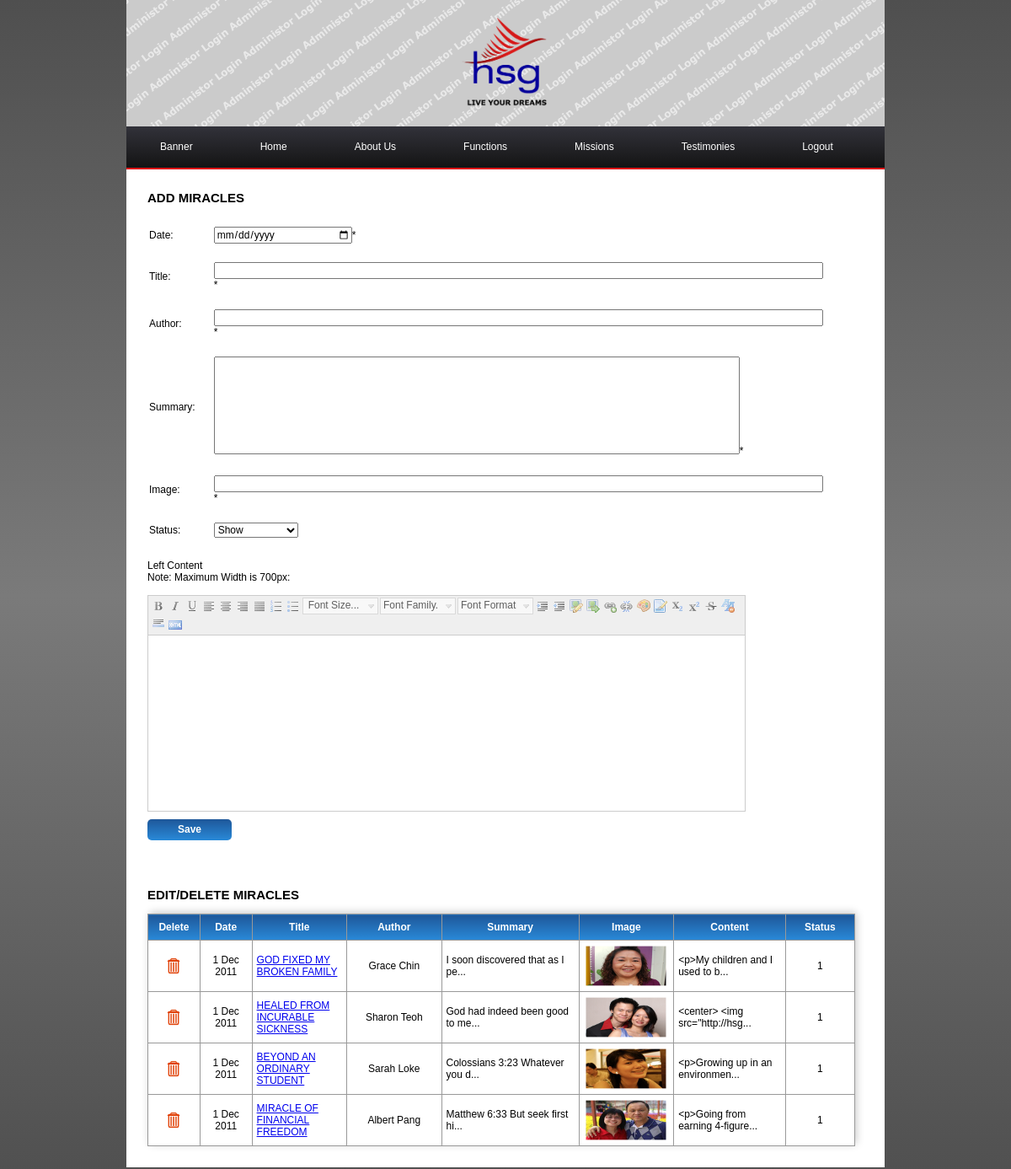
Screenshot of /administrator/miracles.php (signed in) with the database file from the repository.
### tables this page shows
CREATE TABLE IF NOT EXISTS `miracles` (
  `id` int(11) NOT NULL AUTO_INCREMENT,
  `title` varchar(500) NOT NULL,
  `author` varchar(500) NOT NULL,
  `date` date NOT NULL,
  `imageurl` varchar(500) NOT NULL,
  `summary` varchar(500) NOT NULL,
  `content` varchar(10000) NOT NULL,
  `status` int(11) NOT NULL,
  PRIMARY KEY (`id`)
);

### administrator/library/miraclesclass.php (the view, shortened to what this page needs)
<?php
if(!isset($_SESSION['username'])){
	header ('Location:index.php');
}else{
class miraclesclass{
public function miraclesform($changetype, $changeid){
$title= "";
$author = "";
$date = "";
$image = "";
$summary = "";
$content = "";
$status = "";
echo'
<texttitle>'.strtoupper($changetype).' MIRACLES</texttitle>
<div id="errormsg" style="color:#FF0000">
</div>
<br/>
<form action="library/miraclesadd.php" method="post">
<table border="0px" style="width:800px;margin-left:-10px" cellpadding="10px">
<tr>
<td width="58px">Date:</td>
<td width="200px"><input type="date" name="date" id="date" value="'.$date.'" style="width:159px;"  />*</td>
</tr>
<tr>
<td width="100px">Title:</td>
<td width="700px"><input type="text" size="100" maxlength="100" name="title" value="'.$title.'"  id="title" onkeypress="return event.keyCode != 13;"/>*</td>
</tr>
<tr>
<td width="100px">Author:</td>
<td width="700px"><input type="text" size="100" maxlength="100" name="author" value="'.$author.'"  id="author" onkeypress="return event.keyCode != 13;"/>*</td>
</tr>
<tr>
<td width="100px">Summary:</td>
<td width="700px"><textarea name="summary" id="summary" style="width:618px;height:110px;resize:none;font-family:Verdana;"/>'.$summary.'</textarea>*</td>
</tr>
<tr>
<td width="100px">Image:</td>
<td width="700px"><input type="text" size="100" maxlength="400" name="image" id="image" value="'.$image.'" onkeypress="return event.keyCode != 13;"/>*</td>
</tr>
<tr>
<td width="100px">Status:</td>
<td width="700px">
<select name="status" style="width:100px" id="status">
  <option value="1"';
  if($status==1) echo 'selected="selected"';
  echo '>Show</option>
  <option value="0"';
  echo '>No Show</option>
</select>
</td>
</tr>
</table>
<br/>';
echo'
<div width:710px;">
Left Content<br/>Note: Maximum Width is 700px:<br/><br/>
<textarea style="width:708px;height:200px;" id="area1" name="area1">'.$content.'</textarea>
</div>
<input type="hidden" name="actiontype" value="'.$changetype.'">
<input type="hidden" name="id" value="'.$changeid.'"/>
<input type="submit" id="submitdata" style="visibility:hidden;margin-top:5px;"/>
</form>
<br/>
<div style="width:110px;margin-top:-30px;">
<a href="#" style="text-decoration:none;" onclick="verifyandsavemiracles()"><div class="adminbutton">Save</div></a>
</div>
';
}
public function miracleslistitem(){
require('opendb.php');
$querystr = 'select id, title, author, DATE_FORMAT(date, "%e %b %Y") as tdate, summary, imageurl, content, status from miracles order by status desc, date desc';
$result = $dbconn->query($querystr);
echo '<div><br/><br/><br/><br/>
<texttitle>EDIT/DELETE MIRACLES</texttitle>
<br/><br/>
	<table class="tabulatedata">
   <tr>
	<th width="50px" scope="col">Delete</th>
    <th width="50px" scope="col">Date</th>
    <th width="100px" scope="col">Title</th>
	<th width="100px" scope="col">Author</th>
	<th width="150px" scope="col">Summary</th>
	<th width="100px" scope="col">Image</th>
	<th width="120px" scope="col">Content</th>
	<th width="70px" scope="col">Status</th>
  </tr>';
$n=0;
while (($row = $result->fetch_assoc())&& $n<100){
echo '<tr ';
if($row["status"]== 0)
	echo 'style="background:#E6E6E6;"';
echo '>
    <td style="text-align:center;"><a href="#" onclick="deletedata(\'database\',\'miracles\',\''.$row["id"].'\')"><img src="images/remove.png" width="20px"/></a></td>
    <td style="text-align:center;">'.$row["tdate"].'</td>
	<td><a href="miraclesedit.php?id='.$row["id"].'">'.$row["title"].'</td>
    <td style="text-align:center;">'.$row["author"].'</td>
    <td>'.htmlspecialchars(substr($row["summary"],0,30)).'...</td>
    <td style="text-align:center;"><img src="../images/miracles/'.$row["imageurl"].'" width="100px" height="50px"/></td>
    <td>'.htmlspecialchars(substr($row["content"],0,30)).'...</td>
    <td style="text-align:center;">'.$row["status"].'</td>
	</tr>';
$n+=1;
}
echo '</table></div>';
}
}
}
?>

### administrator/css/adminlayout.css (style rules this page uses)
.tabulatedata { border-collapse:collapse; width:840px; border-radius: 5px 5px 5px 5px; cell-spacing:0; box-shadow: 2px -2px 10px 0px #CCC; -webkit-box-shadow: 2px -2px 10px 0px #CCC; -moz-box-shadow: 2px -2px 10px 0px #CCC; }
.tabulatedata tr td { border-width:1px; border-style:solid; border-color:#999; padding:5px; }
.tabulatedata tr th { border-width:1px; border-style:solid; border-color:#999; height:20px; color:#FFF; background: rgb(30,87,153); background: -moz-linear-gradient(top, rgba(30,87,153,1) 0%, rgba(41,137,216,1) 100%); background: -webkit-gradient(linear, left top, left bottom, color-stop(0%,rgba(30,87,153,1)), color-stop(100%,rgba(41,137,216,1))); background: -webkit-linear-gradient(top, rgba(30,87,153,1) 0%,rgba(41,137,216,1) 100%); background: -o-linear-gradient(top, rgba(30,87,153,1) 0%,rgba(41,137,216,1) 100%); background: -ms-linear-gradient(top, rgba(30,87,153,1) 0%,rgba(41,137,216,1) 100%); background: linear-gradient(to bottom, rgba(30,87,153,1) 0%,rgba(41,137,216,1) 100%); filter: progid:DXImageTransform.Microsoft.gradient( startColorstr='#1e5799', endColorstr='#2989d8',GradientType=0 ); padding:5px; }
input, select { font-size:12px; font-family:Verdana, Geneva, sans-serif; }
texttitle { font-weight:bold; font-size:15px; }
.adminbutton { width:100px; height:20px; border-radius: 5px 5px 5px 5px; padding-top:5px; text-align:center; color:#FFF; font-weight:bold; background: rgb(30,87,153); background: -moz-linear-gradient(top, rgba(30,87,153,1) 0%, rgba(41,137,216,1) 100%); background: -webkit-gradient(linear, left top, left bottom, color-stop(0%,rgba(30,87,153,1)), color-stop(100%,rgba(41,137,216,1))); background: -webkit-linear-gradient(top, rgba(30,87,153,1) 0%,rgba(41,137,216,1) 100%); background: -o-linear-gradient(top, rgba(30,87,153,1) 0%,rgba(41,137,216,1) 100%); background: -ms-linear-gradient(top, rgba(30,87,153,1) 0%,rgba(41,137,216,1) 100%); background: linear-gradient(to bottom, rgba(30,87,153,1) 0%,rgba(41,137,216,1) 100%); filter: progid:DXImageTransform.Microsoft.gradient( startColorstr='#1e5799', endColorstr='#2989d8',GradientType=0 ); }

### rows the page displays
miracles: tdate "1 Dec 2011", title "GOD FIXED MY BROKEN FAMILY", author "Grace Chin", summary "I soon discovered that as I pe", imageurl (picture), content "<p>My children and I used to b", status "1"
miracles: tdate "1 Dec 2011", title "HEALED FROM INCURABLE SICKNESS", author "Sharon Teoh", summary "God had indeed been good to me", imageurl (picture), content "<center> <img src=\"http://hsg", status "1"
miracles: tdate "1 Dec 2011", title "BEYOND AN ORDINARY STUDENT", author "Sarah Loke", summary "Colossians 3:23 Whatever you d", imageurl (picture), content "<p>Growing up in an environmen", status "1"
miracles: tdate "1 Dec 2011", title "MIRACLE OF FINANCIAL FREEDOM", author "Albert Pang", summary "Matthew 6:33 But seek first hi", imageurl (picture), content "<p>Going from earning 4-figure", status "1"

### other values shown
$changetype "ADD"
